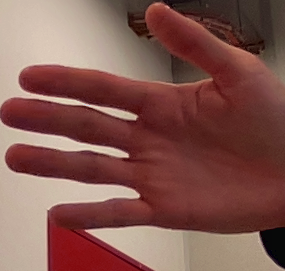
#> input picture Dataset/Dataset_collected/augmented/paper/hand_20240301-151007.png, 285 x 271 px, given in place of the camera
$ python image_processing.py   (older library calls are emulated)
#> lines starting #> are read from the running program, lines starting #| are printed output that depends on the picture; after the words box and inside, x2 and y2 are one past the last pixel; in counts of white or black regions, pixels touching at a corner belong together
# -*- coding: utf-8 -*-
"""

.. moduleauthor:: Valentin Emiya
"""
import warnings

import cv2 as cv
import numpy as np

DEFAULT_SCREEN_SIZE = (900, 1440)
DEFAULT_SCREEN_SIZE = (1080, 1920)
DEFAULT_SCREEN_SIZE = (1000, 1920)
DEFAULT_SCREEN_SIZE = (900, 1600)


class ImageFeatureExtractor:
    # [193 lines left out: functions __init__, transform, show, not called in this run]


class ColoredBackgroundImageFeatureExtractor:
    def __init__(self,
                 screen_size=DEFAULT_SCREEN_SIZE,
                 hls_lb=(65, 0, 0),
                 hls_ub=(90, 255, 255),
                 must_crop=True, bb_ratio=1.5,
                 kernel_se_size=3,
                 min_area_ratio=0.01):

        self.hls_lb = np.array(hls_lb)
        self.hls_ub = np.array(hls_ub)
        self.must_crop = must_crop
        self.bb_ratio = bb_ratio
        self.kernel_se_size = kernel_se_size
        self.min_area_ratio = min_area_ratio

        # [6 lines of commented-out code are left out]

        self.kernel = cv.getStructuringElement(cv.MORPH_ELLIPSE,
                                          (kernel_se_size, kernel_se_size))
        self.image_mosaic = ImageMosaic(screen_size=screen_size,
                                        name='Mosaic')
        # self.image_mosaic_front = ImageMosaic(screen_size=screen_size,
        #                                       name='Front mosaic')

    def transform(self, frame):
        """
        Transform a captured frame into a feature vector

        Parameters
        ----------
        frame : ndarray
            Input frame

        Returns
        -------
        ndarray
            Feature vector
        """
        self.image_mosaic.reset()
        # self.image_mosaic_front.reset()

        if frame is None:
            return None

        if self.must_crop:
            frame = crop_center(frame, ratio=self.bb_ratio)
        original_frame = frame
        self.image_mosaic.add_image(frame)
        # self.image_mosaic_front.add_image(frame)

        # convert to HLS:
        frame_hls = cv.cvtColor(frame, cv.COLOR_BGR2HLS)
        self.image_mosaic.add_image(frame_hls)

        # Filter out background based on HLS range
        # the resulting mask is a 2D ndarray with 255 entries for in-range
        # pixels and 0 values for out-of-range pixels
        frame_mask = cv.inRange(frame_hls, self.hls_lb, self.hls_ub)
        # Permute values
        frame_mask = 255 - frame_mask
        # self.image_mosaic.add_image(frame_mask)

        fgmask = cv.morphologyEx(frame_mask,
                                 cv.MORPH_OPEN, self.kernel)
        self.image_mosaic.add_image(fgmask)

        masked_frame = original_frame * (fgmask[:, :, None] > 127)
        self.image_mosaic.add_image(masked_frame)

        # Find contour of largest area
        contours = cv.findContours(fgmask,
                                   cv.RETR_TREE,
                                   cv.CHAIN_APPROX_SIMPLE)
        contours = contours[-2]

        if len(contours) == 0:
            zim = np.zeros_like(original_frame)
            for i in range(4):
                self.image_mosaic.add_image(zim)
            # for i in range(3):
                # self.image_mosaic_front.add_image(zim)
            return None

        contour = contours[np.argmax([cv.contourArea(c) for c in contours])]

        frame = np.copy(masked_frame)
        cv.drawContours(frame, [contour], 0, (0, 255, 0), 2)
        self.image_mosaic.add_image(frame)

        # Build contour mask
        contour_mask = np.zeros(masked_frame.shape[:2], np.uint8)
        cv.drawContours(contour_mask, [contour], 0, 255, cv.FILLED)

        # self.image_mosaic.add_image(contour_mask)

        contour_masked_frame = original_frame * (
                    contour_mask[:, :, None] > 127)
        # self.image_mosaic.add_image(contour_masked_frame)


        # Find bounding box
        bounding_box = cv.boundingRect(contour)

        bb_p1 = bounding_box[:2]
        bb_p2 = (bounding_box[0] + bounding_box[2],
                 bounding_box[1] + bounding_box[3])
        x_max = bounding_box[0] + min(bounding_box[2],
                                      int(self.bb_ratio * bounding_box[3]))
        bb_p3 = (x_max, bb_p2[1])

        frame = np.copy(contour_masked_frame)
        cv.rectangle(frame, bb_p1, bb_p2, (255, 0, 0), 3)
        cv.rectangle(frame, bb_p1, bb_p3, (255, 255, 0), 2)
        self.image_mosaic.add_image(frame)


        bb_area = bounding_box[2] * bounding_box[3]
        # print('Area: {} px ({:.0%})'
        #       .format(bb_area, bb_area/original_frame.size))]
        res = -1
        if bb_area < self.min_area_ratio * original_frame.size:
            zim = np.zeros_like(original_frame)
            for i in range(2):
                self.image_mosaic.add_image(zim)
            return None

        # Crop
        contour_mask[:, x_max:] = 0
        contour_masked_frame = original_frame * (
                    contour_mask[:, :, None] > 127)

        frame = np.copy(contour_masked_frame)
        # cv.rectangle(frame, bb_p1, bb_p2, (255, 0, 0), 3)
        cv.rectangle(frame, bb_p1, bb_p3, (255, 255, 0), 2)
        self.image_mosaic.add_image(frame)
        # self.image_mosaic_front.add_image(frame)
        zim = np.zeros_like(original_frame)
        # for i in range(2):
            # self.image_mosaic_front.add_image(zim)

        # Crop and downsample mask
        cropped = contour_mask[bb_p1[1]:bb_p3[1], bb_p1[0]:bb_p3[0]]
        n_rows = 20
        n_cols = int(self.bb_ratio * n_rows)
        image = cv.resize(cropped, (n_cols, n_rows))
        self.image_mosaic.add_image(cv.resize(image,
                                         contour_mask.shape[::-1],
                                         interpolation=cv.INTER_NEAREST))
        return image

    def show(self):
        """
        Display the mosaic frame computed by method `transform`
        """
        self.image_mosaic.show()
        # self.image_mosaic_front.show()
        if cv.waitKey(1) & 0xFF == ord('q'):
            raise ValueError('This should never happen.')

class ImageMosaic():
    # TODO add label as text on images (not urgent)
    # TODO reshape mosaic to fit an arbitrary dimension ratio (not urgent)
    # TODO adjust to screen size
    def __init__(self, screen_size=DEFAULT_SCREEN_SIZE, name='Mosaic',
                 do_resample=True):
        self.image_list = []
        self.labels = []
        self.resample_ratio = None
        self.name = name
        self.do_resample = do_resample
        self.screen_size = screen_size
        self.reset()

    def reset(self):
        self.image_list.clear()
        self.labels.clear()

    def add_image(self, image, label=None):
        if self.resample_ratio is not None and self.do_resample:
            image = cv.resize(image, (0, 0),
                              fx=self.resample_ratio,
                              fy=self.resample_ratio)
        if image.ndim == 2:
            image = cv.cvtColor(image, cv.COLOR_GRAY2BGR)
        self.image_list.append(image)
        self.labels.append(label)

    def compute_mosaic(self):
        n_images = len(self.image_list)
        if n_images == 0:
            return None
        n_cols = int(np.ceil(np.sqrt(n_images)))
        n_rows = int(np.ceil(n_images / n_cols))
        if self.resample_ratio is None and self.do_resample:

            self.resample_ratio = min(
                self.screen_size[0] / (n_rows * self.image_list[0].shape[0]),
                self.screen_size[1] / (n_cols * self.image_list[0].shape[1])
            )
            self.image_list = [cv.resize(image, (0, 0),
                                         fx=self.resample_ratio,
                                         fy=self.resample_ratio)
                               for image in self.image_list]
        for i in range(n_cols * n_rows - n_images):
            self.image_list.append(np.zeros_like(self.image_list[0]))
        if len({im.shape for im in self.image_list}) > 1:
            for im in self.image_list:
                print(im.shape)
        rows = []
        for i in range(n_rows):
            rows.append(np.hstack(self.image_list[i*n_cols:(i+1)*n_cols]))

        mosaic = np.vstack(rows)
        return mosaic

    def show(self):
        mosaic_image = self.compute_mosaic()
        if mosaic_image is None:
            warnings.warn('Empty mosaic.')
        else:
            cv.imshow(self.name, mosaic_image)


def crop_center(x, ratio=1):
    # TODO bug
    # n_rows = x.shape[0]
    # AttributeError: 'NoneType' object has no attribute 'shape'
    n_rows = x.shape[0]
    diameter = int(ratio * n_rows)
    j0 = x.shape[1] // 2 - diameter // 2
    if j0 >= 0:
        return x[:, j0:j0+diameter+1]
    else:
        return x


if __name__ == '__main__':
    cap = cv.VideoCapture(0)

    height = cap.get(cv.CAP_PROP_FRAME_HEIGHT)
    width = cap.get(cv.CAP_PROP_FRAME_WIDTH)
    print('FPS:', cap.get(cv.CAP_PROP_FPS))
    print('Height:', height)
    print('Width:', width)
    cap.set(cv.CAP_PROP_FRAME_HEIGHT, height * 1)
    cap.set(cv.CAP_PROP_FRAME_WIDTH, width * 1)
    cap.set(cv.CAP_PROP_FPS, 20)
    print('FPS:', cap.get(cv.CAP_PROP_FPS))
    print('Height:', cap.get(cv.CAP_PROP_FRAME_HEIGHT))
    print('Width:', cap.get(cv.CAP_PROP_FRAME_WIDTH))

    # Create the image extractor
    # feature_extractor = ImageFeatureExtractor()
    # feature_extractor = ColoredBackgroundImageFeatureExtractor(
    #     screen_size=(300, 400))
    feature_extractor = ColoredBackgroundImageFeatureExtractor(
        screen_size=DEFAULT_SCREEN_SIZE)
    while True:
        # Capture frame-by-frame
        ret, frame = cap.read()
#> frame is the input picture: shape (271, 285, 3); mean B, G, R 79.2, 86.6, 129.8
        # Extract features from current frame
        y = feature_extractor.transform(frame)
#> in transform, `frame_hls = cv.cvtColor(frame, cv.COLOR_BGR2HLS)`: frame_hls: shape (271, 285, 3); mean of channels 0, 1, 2 28.8, 104.3, 91.5
#> in transform, `frame_mask = cv.inRange(frame_hls, self.hls_lb, self.hls_ub)`:
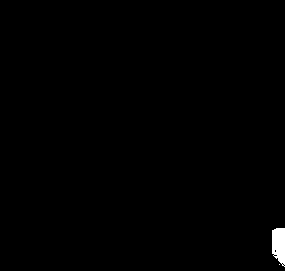
#> frame_mask: shape (271, 285); 0.53% white; 2 white regions (1 under 20 px), largest, box (x1, y1, x2, y2) and area: (272, 228, 285, 267) 412
#> in transform, `fgmask = cv.morphologyEx(frame_mask, cv.MORPH_OPEN, self.kernel)`: fgmask: shape (271, 285); 99.4% white; 1 black region, box (x1, y1, x2, y2) and area: (272, 228, 285, 267) 426
#> in add_image (call 3), `image = cv.cvtColor(image, cv.COLOR_GRAY2BGR)`: image: shape (271, 285, 3); 99.4% white; 1 black region
#> in transform, `contours = cv.findContours(fgmask, cv.RETR_TREE, cv.CHAIN_APPROX_SIMPLE)`: contours = 2 contours, 1 with area under 20; largest, box (x1, y1, x2, y2) and area: (0, 0, 285, 271) 76250
#> in transform, `contour = contours[np.argmax([cv.contourArea(c) for c in contours])]`: contour = contour of 19 points, box (x1, y1, x2, y2) (0, 0, 285, 271), area 76250
#> in transform, `cv.drawContours(contour_mask, [contour], 0, 255, cv.FILLED)`: contour_mask: shape (271, 285); 99.4% white; 1 black region, box (x1, y1, x2, y2) and area: (272, 228, 285, 267) 425
#> in transform, `bounding_box = cv.boundingRect(contour)`: bounding_box = (0, 0, 285, 271)
#> in transform, `bb_p1 = bounding_box[:2]`: bb_p1 = (0, 0)
#> in transform, `bb_p2 = (bounding_box[0] + bounding_box[2], bounding_box[1] + bounding..`: bb_p2 = (285, 271)
#> in transform, `x_max = bounding_box[0] + min(bounding_box[2], int(self.bb_ratio * bou..`: x_max = 285
#> in transform, `bb_p3 = (x_max, bb_p2[1])`: bb_p3 = (285, 271)
#> in transform, `bb_area = bounding_box[2] * bounding_box[3]`: bb_area = 77235
#> in transform, `cv.rectangle(frame, bb_p1, bb_p3, (255, 255, 0), 2)`:
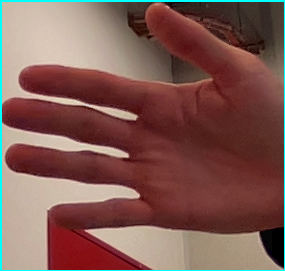
#> frame: shape (271, 285, 3); mean B, G, R 82.4, 89.5, 126.7
#> in add_image (call 8), `image = cv.cvtColor(image, cv.COLOR_GRAY2BGR)`:
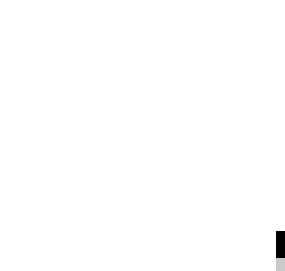
#> image: shape (271, 285, 3); min 0, max 255, mean 254.1
        # print('Gesture detected: ', y is not None)
        # Display mosaic
        feature_extractor.show()
#> in compute_mosaic, `n_images = len(self.image_list)`: n_images = 8
#> in compute_mosaic, `n_cols = int(np.ceil(np.sqrt(n_images)))`: n_cols = 3
#> in compute_mosaic, `self.resample_ratio = min( self.screen_size[0] / (n_rows * self.image_..`: self.resample_ratio = 1.11
#> in compute_mosaic, `self.image_list = [cv.resize(image, (0, 0), fx=self.resample_ratio, fy..`: self.image_list = 8 items
#> after the loop in compute_mosaic, `for i in range(n_cols * n_rows - n_images):`: self.image_list = 9 items
#> after the loop in compute_mosaic, `for i in range(n_rows):`: rows = 3 items
#> in compute_mosaic, `mosaic = np.vstack(rows)`:
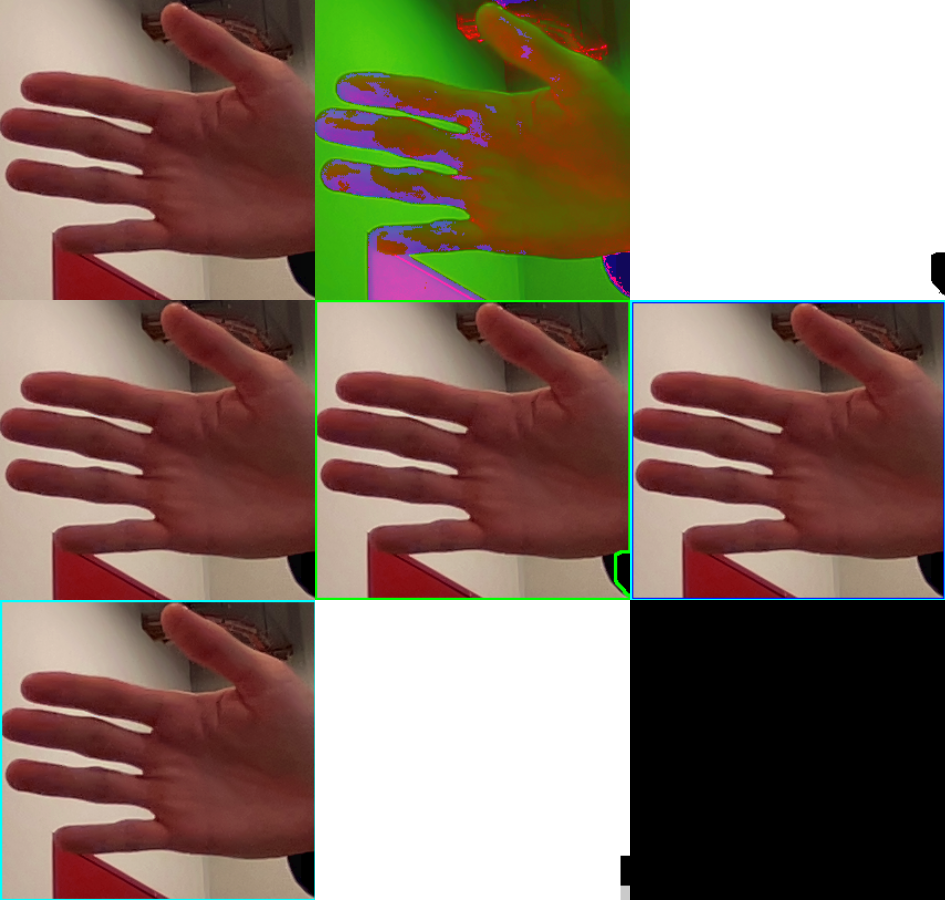
#> mosaic: shape (900, 945, 3); mean of channels 0, 1, 2 104.2, 117, 137.3; drawn as B, G, R
#> (key q is pressed here)
#> (the run stopped early here; a loop or call above may not have finished)

$ run again, on Dataset/Dataset_collected/augmented/paper/hand_20240301-151008.png
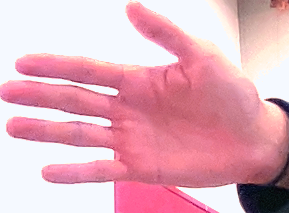
#> input picture Dataset/Dataset_collected/augmented/paper/hand_20240301-151008.png, 289 x 213 px, given in place of the camera
#> frame is the input picture: shape (213, 289, 3); mean B, G, R 187, 172.6, 228.4
#> frame_hls: shape (213, 289, 3); mean of channels 0, 1, 2 131.7, 201.3, 204.6
#> in transform, `frame_mask = cv.inRange(frame_hls, self.hls_lb, self.hls_ub)`:
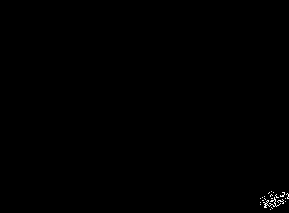
#> frame_mask: shape (213, 289); 0.19% white in thin lines or dots, all inside (x1, y1, x2, y2) = (260, 191, 289, 210)
#> fgmask: shape (213, 289); 99.7% white; 8 black regions (7 under 20 px), largest, box (x1, y1, x2, y2) and area: (262, 192, 289, 210) 188
#> contours = 14 contours, 11 with area under 20; largest, box (x1, y1, x2, y2) and area: (0, 0, 289, 213) 61044, (261, 193, 287, 210) 198, (278, 191, 287, 199) 26
#> contour = contour of 12 points, box (x1, y1, x2, y2) (0, 0, 289, 213), area 61044
#> contour_mask: shape (213, 289); 100% white; black in thin lines or dots, all inside (x1, y1, x2, y2) = (286, 193, 289, 199)
#> bounding_box = (0, 0, 289, 213)
#> bb_p1 = (0, 0)
#> bb_p2 = (289, 213)
#> x_max = 289
#> bb_p3 = (289, 213)
#> bb_area = 61557
#> n_images = 8
#> n_cols = 3
#> self.resample_ratio = 1.41
#> in compute_mosaic, `self.image_list = [cv.resize(image, (0, 0), fx=self.resample_ratio, fy..`: self.image_list = 8 items
#> after the loop in compute_mosaic, `for i in range(n_cols * n_rows - n_images):`: self.image_list = 9 items
#> after the loop in compute_mosaic, `for i in range(n_rows):`: rows = 3 items
#> in compute_mosaic, `mosaic = np.vstack(rows)`:
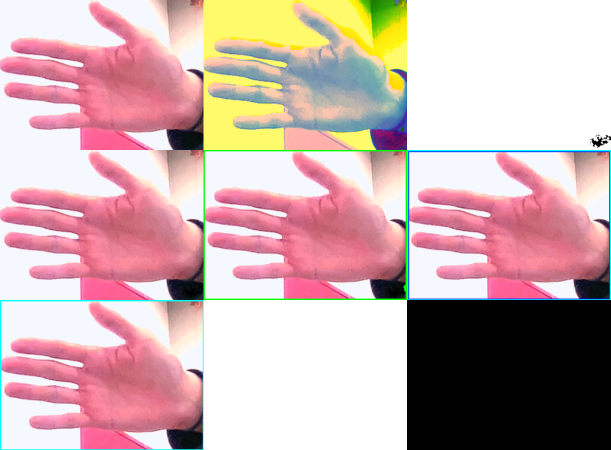
#> mosaic: shape (900, 1221, 3) (shown at 1/2 size); mean of channels 0, 1, 2 174.7, 174.9, 203.9; drawn as B, G, R

$ run again, on Dataset/Dataset_collected/augmented/paper/hand_20240301-151039.png
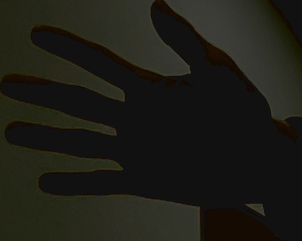
#> input picture Dataset/Dataset_collected/augmented/paper/hand_20240301-151039.png, 302 x 241 px, given in place of the camera
#> frame is the input picture: shape (241, 302, 3); mean B, G, R 22.7, 29.4, 29.7
#> frame_hls: shape (241, 302, 3); mean of channels 0, 1, 2 16, 26.6, 39.4
#> in transform, `contours = cv.findContours(fgmask, cv.RETR_TREE, cv.CHAIN_APPROX_SIMPLE)`: contours = 1 contour; box (x1, y1, x2, y2) and area: (0, 0, 302, 241) 72240
#> in transform, `contours = contours[-2]`: contours = [[[0, 0], [0, 240], [301, 240], [301, 0]]]
#> contour = [[0, 0], [0, 240], [301, 240], [301, 0]]
#> bounding_box = (0, 0, 302, 241)
#> bb_p1 = (0, 0)
#> bb_p2 = (302, 241)
#> x_max = 302
#> bb_p3 = (302, 241)
#> bb_area = 72782
#> in transform, `cv.rectangle(frame, bb_p1, bb_p3, (255, 255, 0), 2)`:
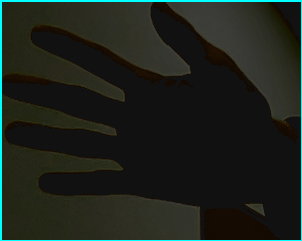
#> frame: shape (241, 302, 3); mean B, G, R 27.8, 34.2, 28.9
#> n_images = 8
#> n_cols = 3
#> self.resample_ratio = 1.24
#> in compute_mosaic, `self.image_list = [cv.resize(image, (0, 0), fx=self.resample_ratio, fy..`: self.image_list = 8 items
#> after the loop in compute_mosaic, `for i in range(n_cols * n_rows - n_images):`: self.image_list = 9 items
#> after the loop in compute_mosaic, `for i in range(n_rows):`: rows = 3 items
#> in compute_mosaic, `mosaic = np.vstack(rows)`:
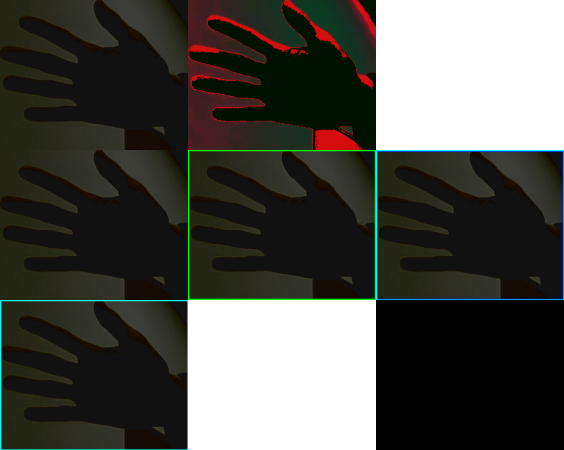
#> mosaic: shape (900, 1128, 3) (shown at 1/2 size); mean of channels 0, 1, 2 72.4, 77.7, 77.2; drawn as B, G, R

$ run again, on Dataset/Dataset_collected/augmented/paper/hand_20240301-151044.png
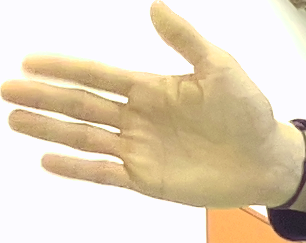
#> input picture Dataset/Dataset_collected/augmented/paper/hand_20240301-151044.png, 306 x 243 px, given in place of the camera
#> frame is the input picture: shape (243, 306, 3); mean B, G, R 188.3, 212.1, 227.2
#> frame_hls: shape (243, 306, 3); mean of channels 0, 1, 2 69.9, 207.7, 187.6
#> in transform, `contours = cv.findContours(fgmask, cv.RETR_TREE, cv.CHAIN_APPROX_SIMPLE)`: contours = 1 contour; box (x1, y1, x2, y2) and area: (0, 0, 306, 243) 73810
#> in transform, `contours = contours[-2]`: contours = [[[0, 0], [0, 242], [305, 242], [305, 0]]]
#> contour = [[0, 0], [0, 242], [305, 242], [305, 0]]
#> bounding_box = (0, 0, 306, 243)
#> bb_p1 = (0, 0)
#> bb_p2 = (306, 243)
#> x_max = 306
#> bb_p3 = (306, 243)
#> bb_area = 74358
#> in transform, `cv.rectangle(frame, bb_p1, bb_p3, (255, 255, 0), 2)`:
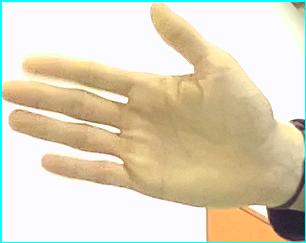
#> frame: shape (243, 306, 3); mean B, G, R 189, 212.6, 222
#> n_images = 8
#> n_cols = 3
#> self.resample_ratio = 1.23
#> in compute_mosaic, `self.image_list = [cv.resize(image, (0, 0), fx=self.resample_ratio, fy..`: self.image_list = 8 items
#> after the loop in compute_mosaic, `for i in range(n_cols * n_rows - n_images):`: self.image_list = 9 items
#> after the loop in compute_mosaic, `for i in range(n_rows):`: rows = 3 items
#> in compute_mosaic, `mosaic = np.vstack(rows)`:
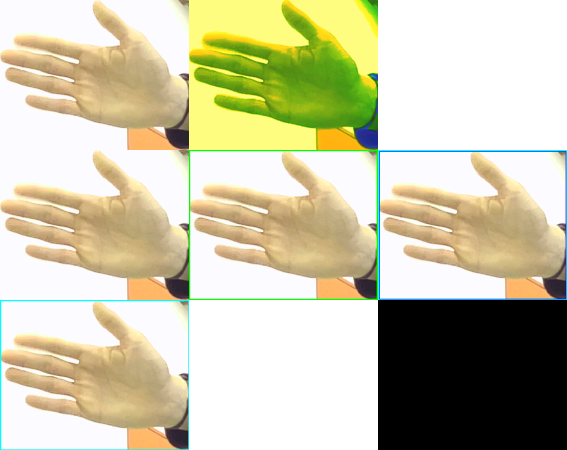
#> mosaic: shape (900, 1134, 3) (shown at 1/2 size); mean of channels 0, 1, 2 168.5, 197.4, 201.4; drawn as B, G, R
